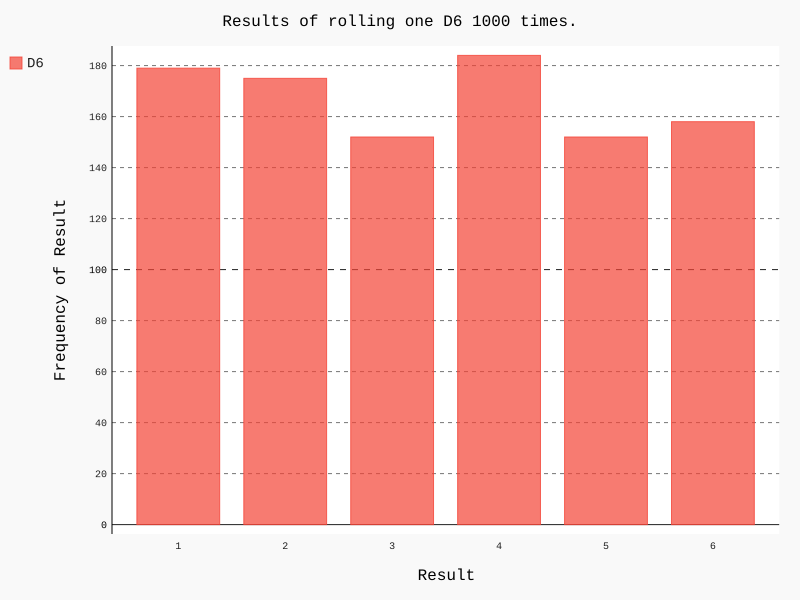

This figure's Python source:
import pygal

from die import Die

# Creating a cube D6.
die = Die()

# Simulation of a series of shots with saving the results in the list.
results = []
for roll_num in range(1000):
    result = die.roll()
    results.append(result)

# Analysis of the results.
frequencies = []
for values in range(1, die.num_sudes+1):
    frequency = results.count(values)
    frequencies.append(frequency)

# Visualization of results.
hist = pygal.Bar()

hist.title = "Results of rolling one D6 1000 times."
hist.x_labels = range(1, 7)
hist.x_title = "Result"
hist.y_title = "Frequency of Result"

hist.add('D6', frequencies)
hist.render_to_file('die_visual.svg')
